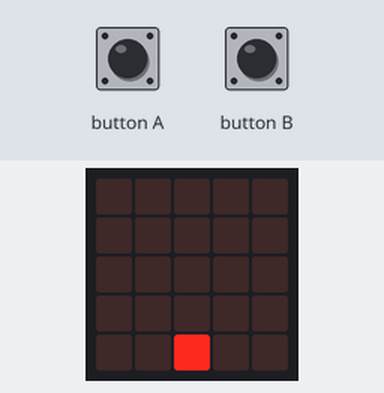
Simulated run of this program. Board: BBC micro:bit (MakeCode). Parts: the board's 5×5 LED display. Inputs (shaded band) come from the test bench.

Above: at 1.6 s.
1.7 s: button A pressed for 0.15 s
At 2.8 s:
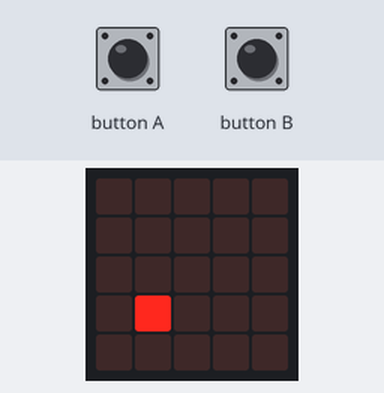
4.8 s: button B pressed for 0.15 s
At 5.4 s:
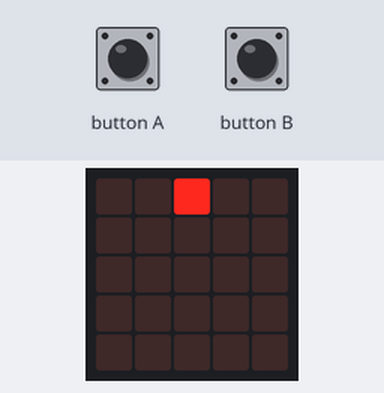
7.9 s: button B pressed for 0.15 s
At 8.7 s:
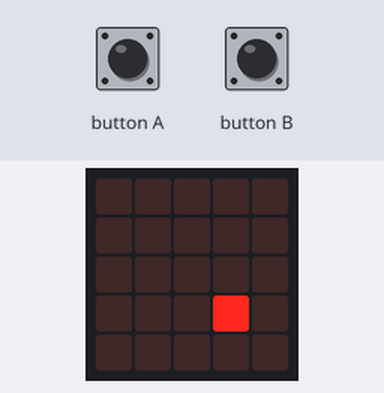
11.0 s: button B pressed for 0.15 s
At 12.0 s:
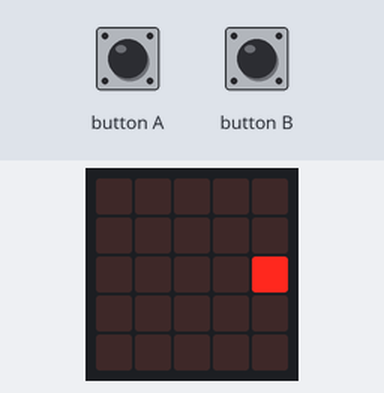
14.1 s: button A pressed for 0.15 s
At 15.0 s:
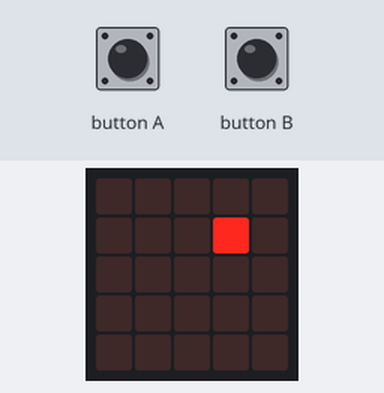
16.8 s: button B pressed for 0.15 s
At 18.1 s:
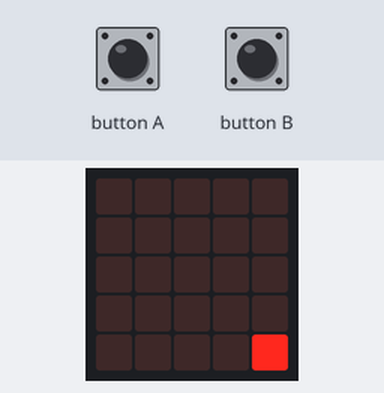
Timing chart, 0 to 19.8 s (numbered marks = the images above; inputs shaded):
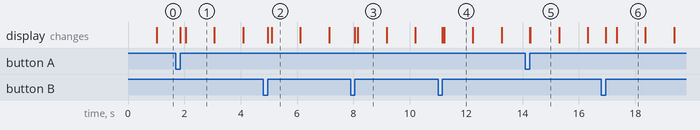

Measured:
- after the input at 1.7 s, the display: first changes after 0.15 s (image 1 shows a later state)
- after the input at 4.8 s, the display: first changes after 0.15 s (image 2 shows a later state)
- after the input at 7.9 s, the display: first changes after 0.15 s (image 3 shows a later state)
- after the input at 11.0 s, the display: first changes after 0.15 s (image 4 shows a later state)
- after the input at 14.1 s, the display: first changes after 0.15 s (image 5 shows a later state)
- after the input at 16.8 s, the display: first changes after 0.15 s (image 6 shows a later state)
- what the display in image 1 shows lasts 1.1 s, from 2.0 s to 3.1 s

The program:

main.ts
```typescript
input.onButtonPressed(Button.A, function () {
    led.unplot(x, y)
    if (x == 0) {
        x = 4
    } else {
        x += -1
    }
    led.plot(x, y)
})
input.onButtonPressed(Button.B, function () {
    led.unplot(x, y)
    if (x == 4) {
        x = 0
    } else {
        x += 1
    }
    led.plot(x, y)
})
let y = 0
let x = 0
x = 2
y = 2
let dir = 1
led.plot(x, y)
basic.forever(function () {
    led.unplot(x, y)
    y += dir
    led.plot(x, y)
    basic.pause(1000)
    if (y >= 4) {
        dir = -1
    } else if (y <= 0) {
        dir = 1
    }
})
```

test.ts
```typescript
// les tests vont ici ; cela ne sera pas compilé si ce paquet est utilisé en tant qu'extension.
```
